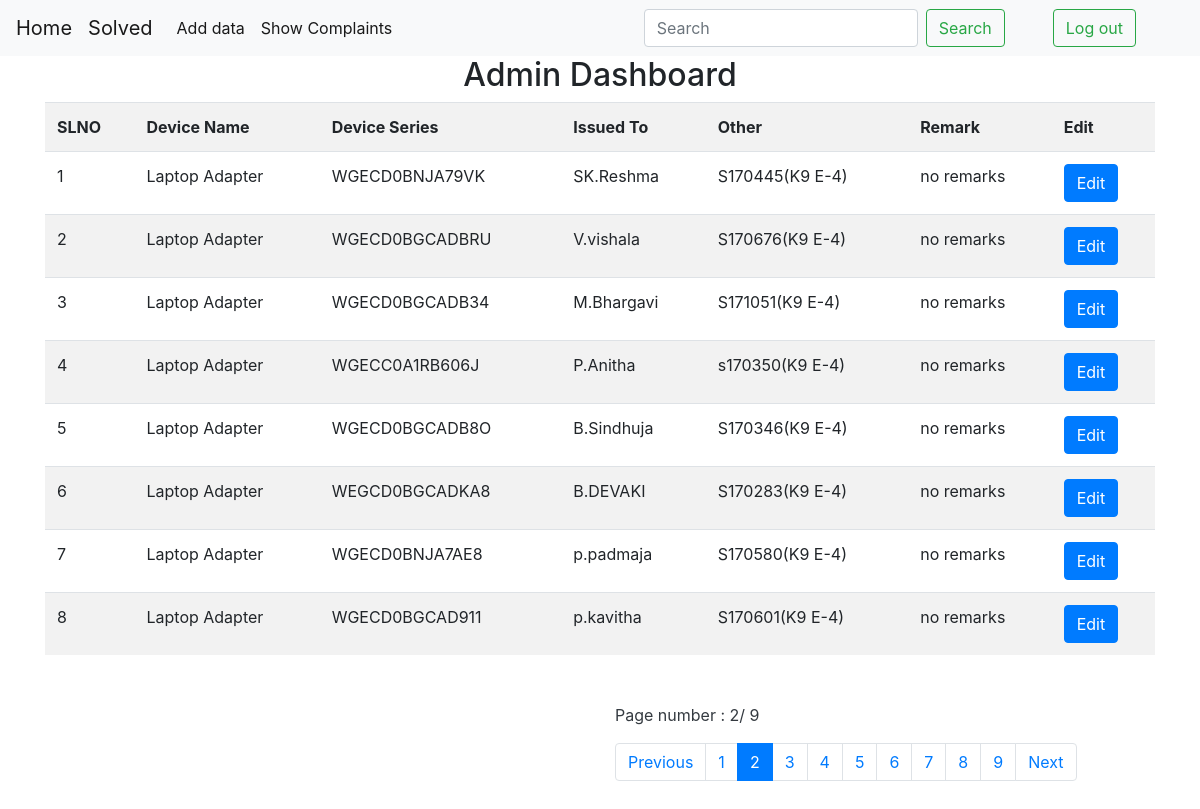
/dashboard/?page=2, run on the app's committed database.
### itapp/models.py (models this page shows)
class Itdb(models.Model):
	Device_Name = models.CharField(max_length = 100 , blank = True)
	Device_Serial = models.CharField(max_length = 100 , blank = True)
	Issued_To = models.CharField(max_length = 100 , blank = True)
	other = models.TextField(default = "no remarks")
	Remarks  = models.TextField(default = "no remarks")

### itapp/views.py (the view)
# urls.py: path("dashboard/" , views.admin_dashboard , name = "dashboard"),
def admin_dashboard(request):
	if 'q' in request.GET:
		q= request.GET['q']
		multiple_q = Q(Q(Device_Name__icontains =q) | Q(Device_Serial__icontains =q) |  Q(Issued_To__icontains =q) | Q(other__icontains =q))
		data =Itdb.objects.filter(multiple_q)
		context = {
			'data': data,
		}
		return render(request , 'admin_dashboard.html' , context)
	else:
		dobj = Itdb.objects.all()
		p = Paginator(dobj , 8 )
		page_num = request.GET.get('page' ,1)
		page = p.page(page_num)
		try:
			page = p.page(page_num)
		except EmptyPage:
			page = p.page(1)
		context = {
			'data': page,
		}
		return render(request , 'admin_dashboard.html' , context)

### itapp/templates/admin_dashboard.html (shortened to what this page needs)
{%load static%}
<!DOCTYPE html>
<html><head>
    <link rel="stylesheet" href="https://cdn.jsdelivr.net/npm/bootstrap@4.3.1/dist/css/bootstrap.min.css">
</head>
<body>
<nav class="navbar navbar-expand-lg navbar-light bg-light">
  <a class="navbar-brand" href="{% url 'dashboard' %}">Home</a>
  <a class="navbar-brand" href="{% url 'show_solved' %}">Solved</a>
  <div class="collapse navbar-collapse" id="navbarSupportedContent">
    <ul class="navbar-nav mr-auto">
      <li class="nav-item active">
        <a class="nav-link" href="{%url 'add_data'%}">Add data <span class="sr-only">(current)</span></a>
      </li>
      <li class="nav-item active">
        <a class="nav-link" href="{%url 'show_complaints'%}"> Show Complaints</a>
      </li>
    </ul>
    <form class="form-inline my-2 my-lg-0">
      <input class="form-control mr-sm-2" name = "q" type="search" placeholder="Search" aria-label="Search">
      <button class="btn btn-outline-success my-2 my-sm-0" type="submit">Search</button>
    </form>
     <div class="form-inline my-2 my-lg-0 mx-5">
      <a class="btn btn-outline-success my-2 my-sm-0 " href="{%url 'logout'%}">Log out</a>
    </div>
  </div>
</nav>
<div class="container">
 <center> <h2> Admin Dashboard</center>
<table class="table table-striped">
      <tbody><tr>
        <th>
          SLNO
        </th>
        <th>
          Device Name
        </th>
      <th>
      Device Series
      </th>
      <th>
        Issued To
      </th>
      <th>
        Other
      </th>
        <th>
       Remark
      </th>
        <th>
      Edit
      </th>
    </tr>
      {% for x in data%}
      <tr>
        <td>  {{forloop.counter}} </td>
        <td> {{x.Device_Name}} </td>
        <td > {{x.Device_Serial}} </td>
        <td> {{x.Issued_To}} </td>
        <td> {{x.other}}</td>
        <td>{{x.Remarks}}</td>
        <td>
       <a href="#exampleModalLong-{{forloop.counter}}" type="submit" class="btn btn-primary" data-toggle="modal" data-target="#exampleModalLong-{{forloop.counter}} ">
        Edit
      </a>
      </td> </tr>
      {% endfor %}
    </tbody></table>
</div>
<div class="continer ">
  <div class="row my-5  ">
    <div class="col-md-6 offset-md-6 text-dark">
      <p> Page number : {{data.number}}/ {{data.paginator.num_pages}} </p>
<nav aria-label="...">
  <ul class="pagination">
    <li class="page-item">
      {% if data.has_previous%}
      <a class="page-link"
      href="{%url 'dashboard' %}?page={{data.previous_page_number}}"  >Previous</a>
      {%endif%}
    </li>
    {%for num_page in data.paginator.page_range %}
    <br>
    {%if data.number == num_page%}
    <li class="page-item active" aria-current="page">
      <a class="page-link" href="{%url 'dashboard' %}?page={{num_page}}">{{num_page}}</a>
    </li>
    {%else%}
     <li class="page-item " aria-current="page">
      <a class="page-link" href="{%url 'dashboard' %}?page={{num_page}}">{{num_page}}</a>
    </li>
    {%endif%}
    <br>
    {%endfor%}
    <li class="page-item">
      {% if data.has_next%}
      <a class="page-link" href="{%url 'dashboard'%}?page={{data.next_page_number}}">Next</a>
      {%endif%}
    </li>
  </ul>
</nav>
    </div>
  </div>
</div>
</body>
</html>

### data on the page
Itdb: Device_Name "Laptop Adapter", Device_Serial "WGECD0BNJA79VK", Issued_To "SK.Reshma", other "S170445(K9 E-4)", Remarks "no remarks"
Itdb: Device_Name "Laptop Adapter", Device_Serial "WGECD0BGCADBRU", Issued_To "V.vishala", other "S170676(K9 E-4)", Remarks "no remarks"
Itdb: Device_Name "Laptop Adapter", Device_Serial "WGECD0BGCADB34", Issued_To "M.Bhargavi", other "S171051(K9 E-4)", Remarks "no remarks"
Itdb: Device_Name "Laptop Adapter", Device_Serial "WGECC0A1RB606J", Issued_To "P.Anitha", other "s170350(K9 E-4)", Remarks "no remarks"
Itdb: Device_Name "Laptop Adapter", Device_Serial "WGECD0BGCADB8O", Issued_To "B.Sindhuja", other "S170346(K9 E-4)", Remarks "no remarks"
Itdb: Device_Name "Laptop Adapter", Device_Serial "WEGCD0BGCADKA8", Issued_To "B.DEVAKI", other "S170283(K9 E-4)", Remarks "no remarks"
Itdb: Device_Name "Laptop Adapter", Device_Serial "WGECD0BNJA7AE8", Issued_To "p.padmaja", other "S170580(K9 E-4)", Remarks "no remarks"
Itdb: Device_Name "Laptop Adapter", Device_Serial "WGECD0BGCAD911", Issued_To "p.kavitha", other "S170601(K9 E-4)", Remarks "no remarks"

### other printed values
{{ data.number }} "2"
{{ data.paginator.num_pages }} "9"
{{ num_page }} "1" "3" "4" "5" "6" "7" "8" "9"
{{ num_page }} "2"
